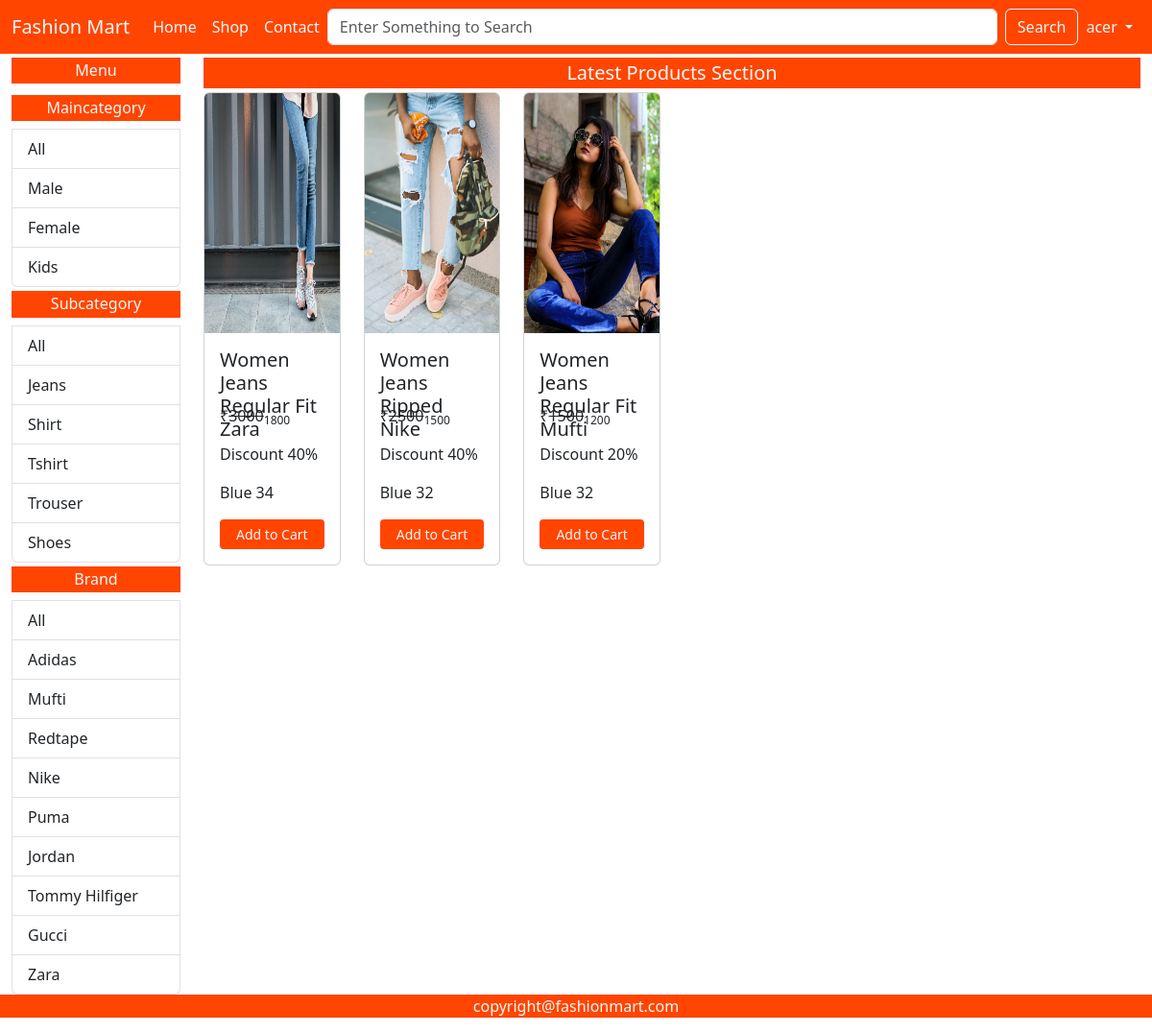
Page /shop/Female/Jeans/All/ (signed in) on the committed database.
### fashionmartApp/models.py (models this page shows, shortened)
class Maincategory(models.Model):
    id = models.AutoField(primary_key=True)
    name = models.CharField(max_length=20)

class Subcategory(models.Model):
    id = models.AutoField(primary_key=True)
    name = models.CharField(max_length=20)

class Brand(models.Model):
    id = models.AutoField(primary_key=True)
    name = models.CharField(max_length=20)

class Product(models.Model):
    id = models.AutoField(primary_key=True)
    name = models.CharField(max_length=50)
    maincategory = models.ForeignKey(Maincategory,on_delete=models.CASCADE)
    subcategory = models.ForeignKey(Subcategory,on_delete=models.CASCADE)
    brand = models.ForeignKey(Brand,on_delete=models.CASCADE)
    color = models.CharField(max_length=20)
    size = models.CharField(max_length=20)
    stock = models.CharField(max_length=20,default="In Stock",null=True,blank=True)
    description = models.TextField(default="This is the Sample Product")
    baseprice = models.IntegerField()
    discount = models.IntegerField(default=0,null=True,blank=True)
    finalprice = models.IntegerField()
    pic1 = models.ImageField(upload_to="uploads",default="",null=True,blank=True)
    pic2 = models.ImageField(upload_to="uploads",default="",null=True,blank=True)
    pic3 = models.ImageField(upload_to="uploads",default="",null=True,blank=True)
    pic4 = models.ImageField(upload_to="uploads",default="",null=True,blank=True)

### fashionmartApp/views.py (the view)
# urls.py: path('shop/<str:mc>/<str:sc>/<str:br>/',views.shop),
def shop(Request, mc, sc, br):
    if (mc == 'All' and sc == 'All' and br == 'All'):
        data = Product.objects.all().order_by('id').reverse()
    elif (mc != 'All' and sc == 'All' and br == 'All'):
        data = Product.objects.filter(
            maincategory=Maincategory.objects.get(name=mc)).order_by('id').reverse()
    elif (mc == 'All' and sc != 'All' and br == 'All'):
        data = Product.objects.filter(
            subcategory=Subcategory.objects.get(name=sc)).order_by('id').reverse()
    elif (mc == 'All' and sc == 'All' and br != 'All'):
        data = Product.objects.filter(
            brand=Brand.objects.get(name=br)).order_by('id').reverse()
    elif (mc != 'All' and sc != 'All' and br == 'All'):
        data = Product.objects.filter(maincategory=Maincategory.objects.get(
            name=mc), subcategory=Subcategory.objects.get(name=sc)).order_by('id').reverse()
    elif (mc == 'All' and sc != 'All' and br != 'All'):
        data = Product.objects.filter(subcategory=Subcategory.objects.get(
            name=sc), brand=Brand.objects.get(name=br)).order_by('id').reverse()
    elif (mc != 'All' and sc == 'All' and br != 'All'):
        data = Product.objects.filter(maincategory=Maincategory.objects.get(
            name=mc), brand=Brand.objects.get(name=br)).order_by('id').reverse()
    else:
        data = Product.objects.filter(maincategory=Maincategory.objects.get(name=mc), subcategory=Subcategory.objects.get(
            name=sc), brand=Brand.objects.get(name=br)).order_by('id').reverse()
    maincategory = Maincategory.objects.all()
    subcategory = Subcategory.objects.all()
    brand = Brand.objects.all()
    return render(Request, 'shop.html', {'data': data, 'maincategory': maincategory, 'subcategory': subcategory, 'brand': brand, 'mc': mc, 'sc': sc, 'br': br})

### fashionmartApp/templates/shop.html (shortened to what this page needs)
{% extends "index.html" %}
{% block content %}
  <div class="container-fluid">
    <div class="row">
      <div class="col-lg-2 col-md-3 col-sm-6 col-12">
        <h6 class="background text-light text-center p-1 mt-1">Menu</h6>
        <div class="list-group">
          <h6 class="background text-light text-center p-1 mt-1">Maincategory</h6>
          <a href="/shop/All/{{sc}}/{{br}}/" class="list-group-item list-group-item-action">All</a>
          {% for i in maincategory %}
          <a href="/shop/{{i.name}}/{{sc}}/{{br}}/" class="list-group-item list-group-item-action">{{i.name}}</a>
          {% endfor %}
        </div>
        <div class="list-group">
          <h6 class="background text-light text-center p-1 mt-1">Subcategory</h6>
          <a href="/shop/{{mc}}/All/{{br}}/" class="list-group-item list-group-item-action">All</a>
          {% for i in subcategory %}
          <a href="/shop/{{mc}}/{{i.name}}/{{br}}/" class="list-group-item list-group-item-action">{{i.name}}</a>
          {% endfor %}
        </div>
        <div class="list-group">
          <h6 class="background text-light text-center p-1 mt-1">Brand</h6>
          <a href="/shop/{{mc}}/{{sc}}/All/" class="list-group-item list-group-item-action">All</a>
          {% for i in brand %}
          <a href="/shop/{{mc}}/{{sc}}/{{i.name}}/" class="list-group-item list-group-item-action">{{i.name}}</a>
          {% endfor %}
        </div>
      </div>
      <div class="col-lg-10 col-md-9 col-sm-6 col-12">
        <h5 class="background text-light text-center p-1 my-1">Latest Products Section</h5>
        <div class="row">
          {% for i in data %}
          <div class="col-xl-2 col-lg-3 col-md-4 col-sm-6 col-12 mb-3">
            <div class="card">
              <img src="{{i.pic1.url}}" height="250px" class="card-img-top" alt="...">
              <div class="card-body">
                <h5 class="card-title">{{i.name}}</h5>
                <p class="card-text">&#8377<del>{{i.baseprice}}</del><sub>{{i.finalprice}}</sub></p>
                <p class="card-text">Discount {{i.discount}}%</p>
                <p class="card-text">{{i.color}} {{i.size}}</p>
                <a href="/single-product/{{i.id}}" class="btn background text-light w-100 btn-sm">Add to Cart</a>
              </div>
            </div>
          </div>
          {% endfor %}
        </div>
      </div>
    </div>
  </div>
{% endblock %}

### fashionmartApp/templates/index.html (shortened to what this page needs)
{% load static %}
<!DOCTYPE html>
<html lang="en">
<head>
    <link href="https://cdn.jsdelivr.net/npm/bootstrap@5.3.0-alpha3/dist/css/bootstrap.min.css" rel="stylesheet">
    <link rel="stylesheet" href="https://cdn.jsdelivr.net/npm/bootstrap-icons@1.3.0/font/bootstrap-icons.css">
    <link rel="stylesheet" href="{% static 'css/style.css'%}">
</head>
<body>
    <nav class="navbar navbar-expand-lg background sticky-top">
        <div class="container-fluid">
          <a class="navbar-brand text-light" href="/">Fashion Mart</a>
          <div class="collapse navbar-collapse" id="navbarSupportedContent">
            <ul class="navbar-nav me-auto mb-2 mb-lg-0">
              <li class="nav-item">
                <a class="nav-link text-light active" aria-current="page" href="/">Home</a>
              </li>
              <li class="nav-item">
                <a class="nav-link text-light" href="/shop/All/All/All">Shop</a>
              </li>
              <li class="nav-item">
                <a class="nav-link text-light" href="/contact">Contact</a>
              </li>
            </ul>
            <form class="d-flex w-100" role="search" action="/search/" method="post">
              <input class="form-control me-2" name="search" type="search" placeholder="Enter Something to Search" aria-label="Search">
              <button class="btn btn-outline-light" type="submit">Search</button>
            </form>
            <ul class="navbar-nav me-auto mb-2 mb-lg-0">
              {% if request.user.is_authenticated %}
                <li class="nav-item dropdown">
                  <a class="nav-link dropdown-toggle text-light" href="#" role="button" data-bs-toggle="dropdown" aria-expanded="false">
                    {{request.user.username}}
                  </a>
                </li>
                {% else %}
                <li class="nav-item">
                  <a class="nav-link text-light" href="/login/">Login</a>
                </li>
                {% endif %}
              </ul>
          </div>
        </div>
      </nav>
      {% block content %}{% endblock  %}
      <footer class="background text-light text-center p-01">
        <p>copyright@fashionmart.com</p>
      </footer>
</body>
</html>

### fashionmartApp/static/css/style.css (style rules this page uses)
.background { background-color: orangered; }
.card-title { height: 50px; }

### rows in the picture
Maincategory: name "Male"
Maincategory: name "Female"
Maincategory: name "Kids"
Subcategory: name "Jeans"
Subcategory: name "Shirt"
Subcategory: name "Tshirt"
Subcategory: name "Trouser"
Subcategory: name "Shoes"
Brand: name "Adidas"
Brand: name "Mufti"
Brand: name "Redtape"
Brand: name "Nike"
Brand: name "Puma"
Brand: name "Jordan"
Brand: name "Tommy Hilfiger"
Brand: name "Gucci"
Brand: name "Zara"
Product: pic1 (picture), name "Women Jeans Regular Fit Zara", baseprice "3000", finalprice "1800", discount "40", color "Blue", size "34"
Product: pic1 (picture), name "Women Jeans Ripped Nike", baseprice "2500", finalprice "1500", discount "40", color "Blue", size "32"
Product: pic1 (picture), name "Women Jeans Regular Fit Mufti", baseprice "1500", finalprice "1200", discount "20", color "Blue", size "32"

### other values in the picture
{{ request.user.username }} "acer"
